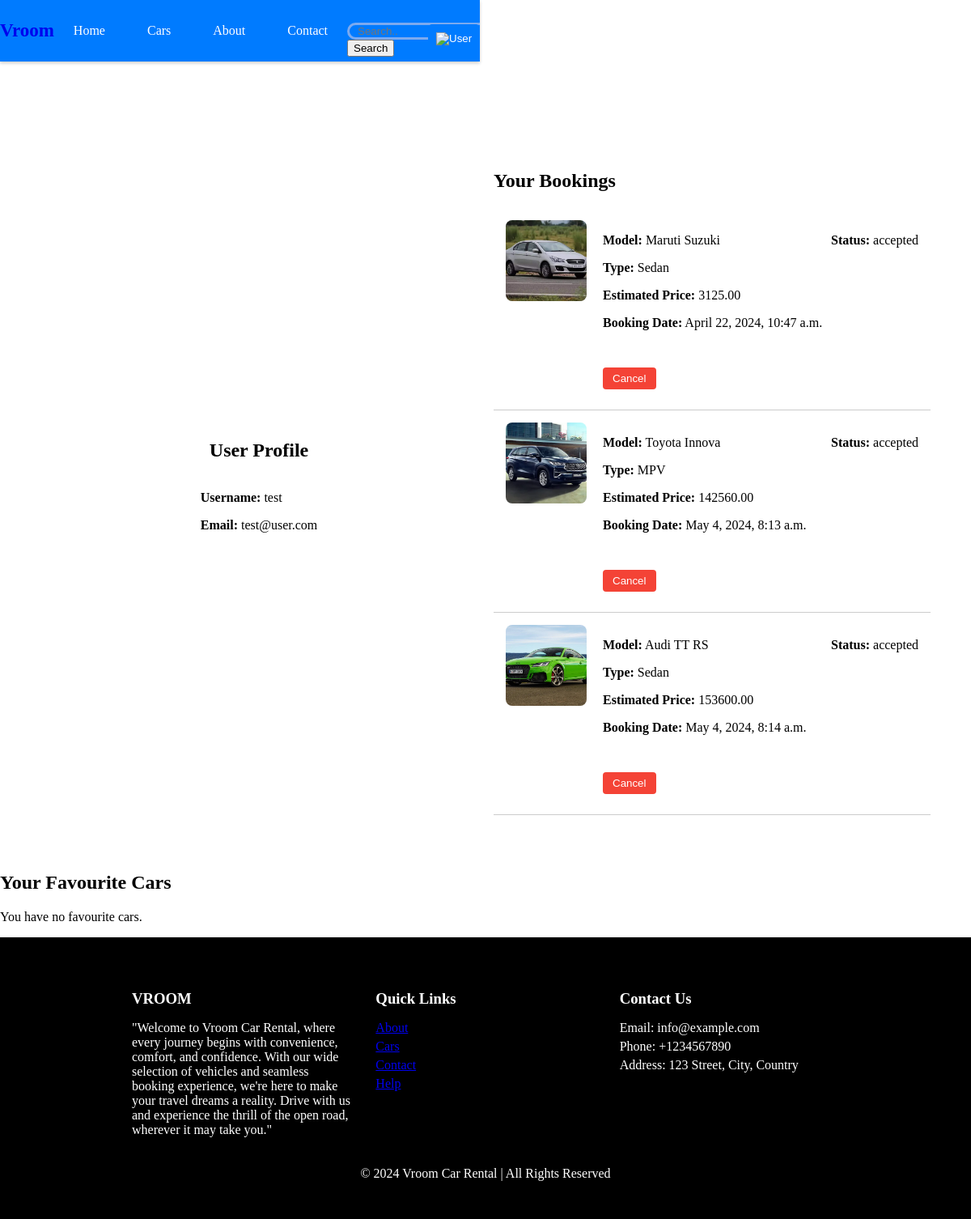
/cars/view_bookings/ (signed in), run on an earlier commit of the app's database.
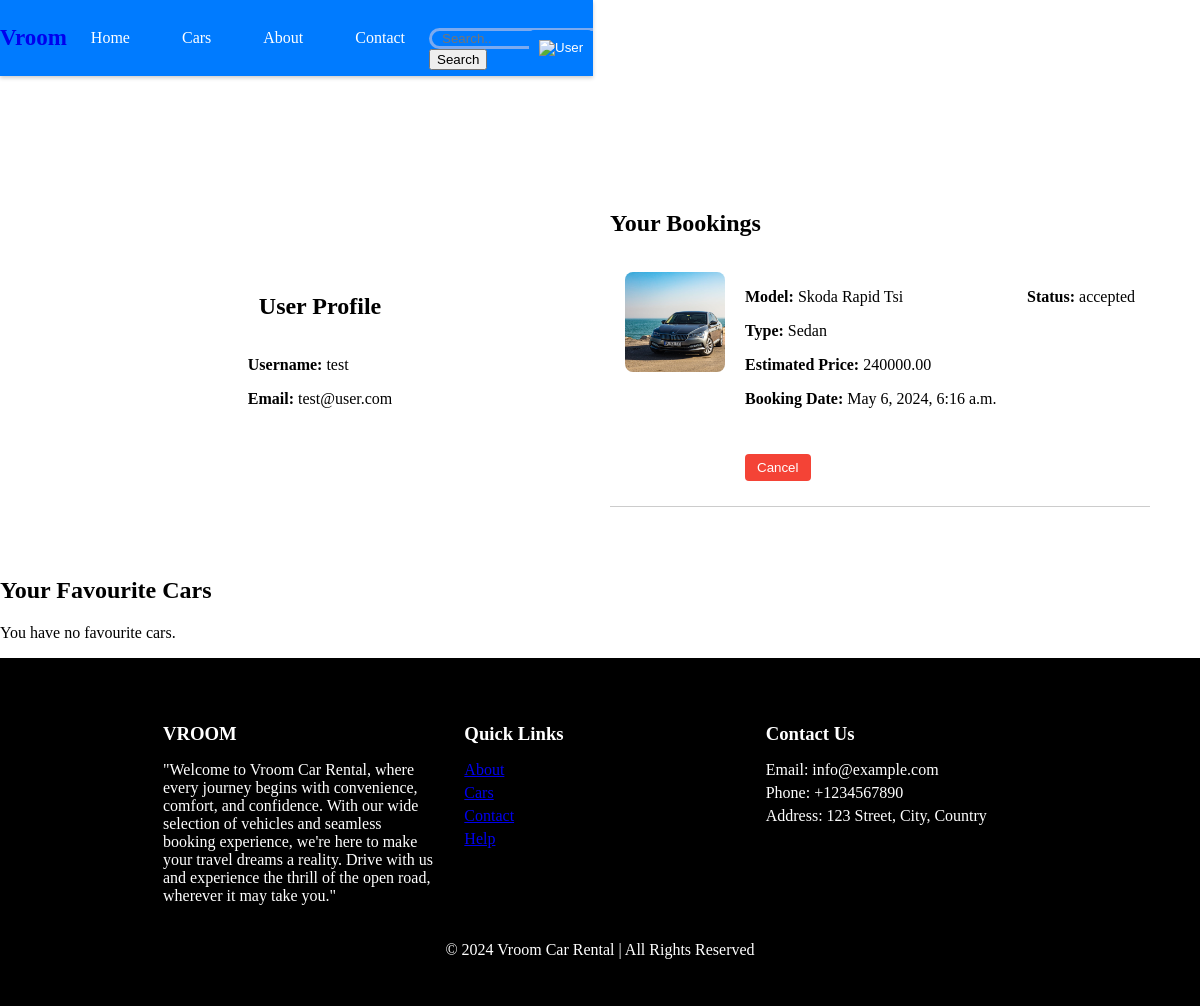
And on a later commit of the database.
### booking/models.py (models this page shows, shortened)
class Booking(models.Model):
    STATUS_CHOICES = [
        ('pending', 'Pending'),
        ('accepted', 'Accepted'),
        ('returned', 'Returned'),
        ('rejected', 'Rejected'),
        ('cancelled', 'Cancelled'),
    ]
    user = models.ForeignKey(CustomUser, on_delete=models.CASCADE)
    car = models.ForeignKey(Car, on_delete=models.CASCADE)
    booking_date = models.DateTimeField(auto_now_add=True)  # Removed auto_now_add=True
    status = models.CharField(max_length=20, choices=STATUS_CHOICES, default='pending')
    estimated_price = models.DecimalField(max_digits=10, decimal_places=2, blank=True, null=True)
    drop_off_date = models.DateTimeField(default=datetime.now)
    pick_up_date = models.DateTimeField(default=datetime.now)

class Car(models.Model):
    AVAILABILITY_CHOICES = [
        ('available', 'Available'),
        ('unavailable', 'Unavailable'),
        ('maintenance', 'Maintenance'),
    ]
    LOCATION_CHOICES = [('Kathmandu','Kathmandu'),('Pokhara','Pokhara')]
    TYPES = [('Sedan','Sedan'),('Sports','Sports'),('SUV','SUV'),('EV','EV'),('MPV','MPV')]
    car_location = models.CharField(max_length=100, choices=LOCATION_CHOICES)
    availability = models.CharField(max_length=20, choices=AVAILABILITY_CHOICES, default='available')
    image = models.ImageField(upload_to='car_images/', blank=True, null=True)
    hourly_rate = models.DecimalField(max_digits=10, decimal_places=2)
    type = models.CharField(max_length=20, choices=TYPES, default='Unknown')
    model = models.CharField(max_length=100)
    mileage = models.DecimalField(max_digits=5, decimal_places=2, default=0.0)
    transmission = models.CharField(max_length=50)
    seats = models.IntegerField(default=0)
    luggage = models.IntegerField(default=0)
    fuel = models.CharField(max_length=50)

### booking/views.py (the view)
# urls.py: path('view_bookings/', view_bookings, name='view_bookings'),
@login_required(login_url='login')
def view_bookings(request):
    bookings = Booking.objects.filter(user=request.user)
    favourites = Favourite.objects.filter(user=request.user)
    try:
        id_verification = IDVerification.objects.get(user=request.user)
        id_verification_status = id_verification.status == 'verified'
    except IDVerification.DoesNotExist:
        id_verification_status = False
    return render(request, 'userprofile.html', {'bookings': bookings, 'user': request.user, 'id_verification_status': id_verification_status, 'favourites': favourites})

### booking/context_processors.py (called while the page is built)
def new_requests(request):
    return {
        'new_booking_requests': Booking.objects.filter(status='pending').count(),
        'new_verification_requests': IDVerification.objects.filter(status='pending').count(),
    }

### templates/userprofile.html (shortened to what this page needs)
{% extends "base.html" %}
{% load static %}
{% block head %}
<link rel="stylesheet" href="{% static 'style.css' %}">
<link rel="stylesheet" href="{% static 'userprofile.css' %}">
<link rel="stylesheet" href="https://cdnjs.cloudflare.com/ajax/libs/font-awesome/6.0.0-beta3/css/all.min.css"
 />
<link rel="stylesheet" href="https://cdn.jsdelivr.net/npm/flatpickr/dist/flatpickr.min.css">
{% endblock %}
{% block content %}
<div class="user-profile-container">
    <div class="user-info-container">
        <div class="user-info">
            <h2>User Profile</h2>
            <div class="info">
                <p><strong>Username:</strong> {{user.username}}</p>
                <p><strong>Email:</strong> {{user.email}}</p>
            </div>
        </div>
    </div>
    <div class="booking-history-container">
        <div class="booking-history">
            <h2>Your Bookings</h2>
            {% for booking in bookings %}
            <div class="booking">
                <img src="{{ booking.car.image.url }}" alt="{{ booking.car.model }}" width="100" />
                <div class="details">
                    <p><strong>Model:</strong> {{ booking.car.model }}</p>
                    <p><strong>Type:</strong> {{ booking.car.type }}</p>
                    <p><strong>Estimated Price:</strong> {{ booking.estimated_price }}</p>
                    <p><strong>Booking Date:</strong> {{ booking.booking_date }}</p>
                    {% if booking.status == 'accepted' %}
                    <button class="cancel-btn" data-booking-id="{{ booking.id }}">Cancel</button>
                    {% endif %}
                </div>
                <p class="status"><strong>Status:</strong> {{ booking.status }}</p>
            </div>
            {% endfor %}
        </div>
    </div>
</div>
<div class="favourite-cars-container">
    <h2>Your Favourite Cars</h2>
    {% for favourite in favourites %}
    <div class="car">
        <img src="{{ favourite.car.image.url }}" alt="{{ favourite.car.model }}" width="100" />
        <h2>{{ favourite.car.model }}</h2>
        <h3>{{ favourite.car.type }}</h3>
        <p style="color: rgb(27, 27, 27);">Cost per hour : <strong>Rs {{ favourite.car.hourly_rate }}</strong></p>
        {% if favourite.car.total_price %}
        <p>Estimated : <strong>Rs {{ favourite.car.total_price }}</strong></p>
        {% endif %}
        <p style="color: rgb(27, 27, 27);">Location : <strong>{{ favourite.car.car_location }}</strong></p>
        <div style="display: flex; justify-content: space-between; align-items: center; height: 50px;">
            <a href="{% url 'bookings' favourite.car.id %}"><button type="button"
                    style="background-color: #007bff; border-radius: 8px; padding: 8px; color: white;">Book
                    Now</button></a>
            <p class="availability {{ favourite.car.availability|lower }}">{{ favourite.car.availability }}</p>
        </div>
    </div>
    {% empty %}
    <p>You have no favourite cars.</p>
    {% endfor %}
</div>
{% endblock %}

What changed in the data, as far as the page shows it:
removed Booking: car.image (picture), car.model "Maruti Suzuki", car.type "Sedan", estimated_price "3125.00", booking_date "April 22, 2024, 10:47 a.m.", status "accepted"
removed Booking: car.image (picture), car.model "Toyota Innova", car.type "MPV", estimated_price "142560.00", booking_date "May 4, 2024, 8:13 a.m.", status "accepted"
removed Booking: car.image (picture), car.model "Audi TT RS", car.type "Sedan", estimated_price "153600.00", booking_date "May 4, 2024, 8:14 a.m.", status "accepted"
added Booking: car.image (picture), car.model "Skoda Rapid Tsi", car.type "Sedan", estimated_price "240000.00", booking_date "May 6, 2024, 6:16 a.m.", status "accepted"
